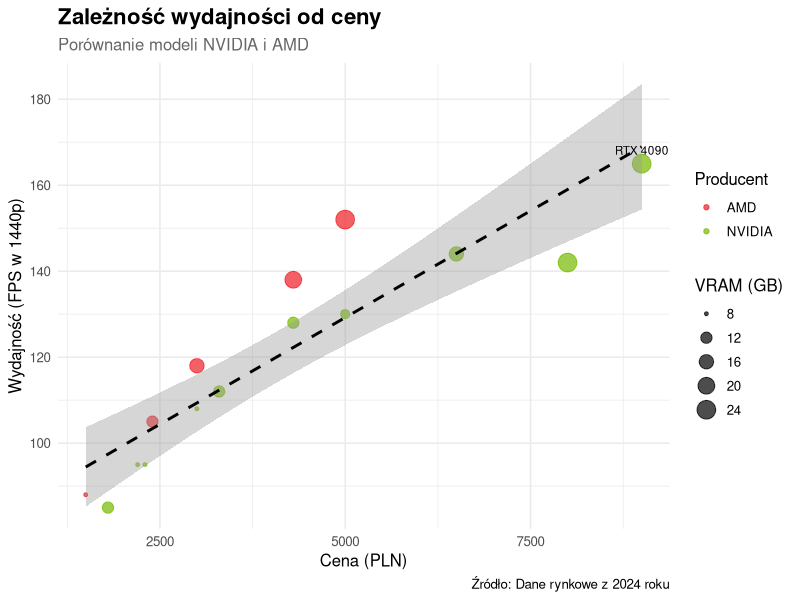
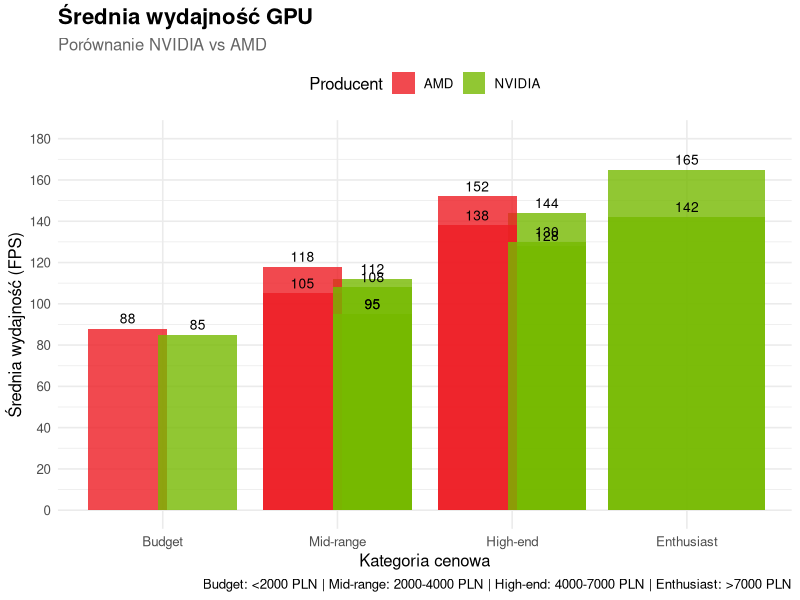
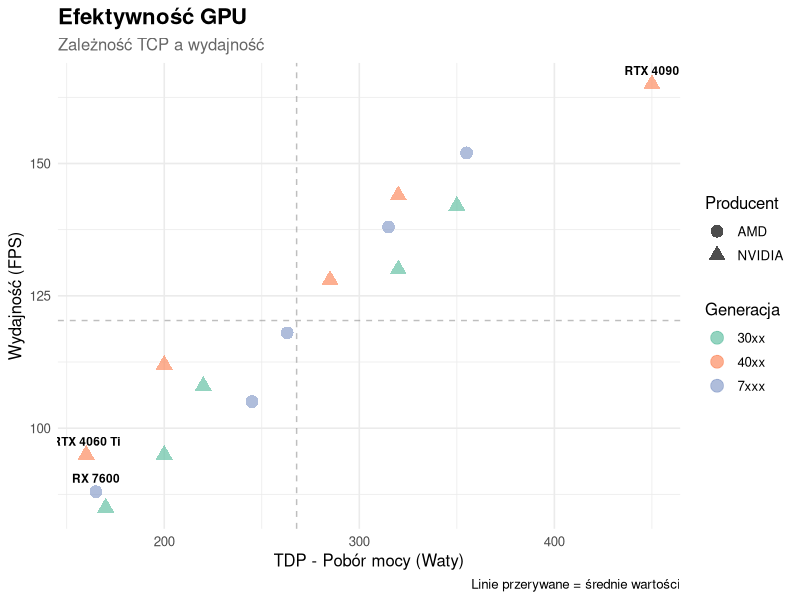

These charts were generated, in order, by the following R code:
## ---- chunk 1
knitr::opts_chunk$set(echo = TRUE, message = FALSE, warning = FALSE)
## ---- chunk 2
# Załadowanie wymaganych pakietów
library(tidyverse)  # dplyr + ggplot2 + inne
library(knitr)      # do ładnych tabel
## ---- chunk 3
# Wczytanie danych o kartach graficznych
gpu_data <- read.csv("data/gpu_dane.csv", 
                     fileEncoding = "UTF-8",
                     stringsAsFactors = FALSE)

# Podgląd pierwszych wierszy
head(gpu_data)
## ---- chunk 4
# Podsumowanie danych
summary(gpu_data)

# Struktura danych
str(gpu_data)
## ---- chunk 5
# Karty w przedziale 2000-5000 PLN (segment średni/wysoki)
gpu_mid_high <- gpu_data %>%
  filter(Cena_PLN >= 2000 & Cena_PLN <= 5000) %>%
  arrange(desc(Wydajnosc_FPS))

# Wyświetlenie wyników
kable(gpu_mid_high, 
      caption = "Karty graficzne w przedziale 2000-5000 PLN")
## ---- chunk 6
# Obliczenie wskaźników wydajności
gpu_data <- gpu_data %>%
  mutate(
    # Wydajność na złotówkę (FPS/PLN)
    Wydajnosc_na_zlotowke = round(Wydajnosc_FPS / Cena_PLN, 4),
    
    # Wydajność na Wat (FPS/W)
    Wydajnosc_na_Wat = round(Wydajnosc_FPS / TDP_W, 2),
    
    # Kategoria cenowa
    Kategoria_cenowa = case_when(
      Cena_PLN < 2000 ~ "Budget",
      Cena_PLN >= 2000 & Cena_PLN < 4000 ~ "Mid-range",
      Cena_PLN >= 4000 & Cena_PLN < 7000 ~ "High-end",
      Cena_PLN >= 7000 ~ "Enthusiast"
    ),
    
    # Cena za 1 GB VRAM
    Cena_za_GB_VRAM = round(Cena_PLN / VRAM_GB, 0)
  )

# Najlepsze karty pod względem wydajności na złotówkę
gpu_data %>%
  select(Model, Producent, Cena_PLN, Wydajnosc_FPS, Wydajnosc_na_zlotowke) %>%
  arrange(desc(Wydajnosc_na_zlotowke)) %>%
  head(5) %>%
  kable(caption = "TOP 5: Najlepsza wydajność na złotówkę")
## ---- chunk 7
# Porównanie producentów
porownanie_producentow <- gpu_data %>%
  group_by(Producent) %>%
  summarise(
    Liczba_modeli = n(),
    Srednia_cena = round(mean(Cena_PLN), 0),
    Srednia_wydajnosc = round(mean(Wydajnosc_FPS), 1),
    Sredni_TDP = round(mean(TDP_W), 0),
    Srednie_VRAM = round(mean(VRAM_GB), 1),
    Max_wydajnosc = max(Wydajnosc_FPS),
    Min_cena = min(Cena_PLN)
  ) %>%
  arrange(desc(Srednia_wydajnosc))

kable(porownanie_producentow,
      caption = "Porównanie producentów GPU")
## ---- chunk 8
# Analiza według generacji
analiza_generacji <- gpu_data %>%
  group_by(Generacja, Producent) %>%
  summarise(
    Liczba_modeli = n(),
    Srednia_cena = round(mean(Cena_PLN), 0),
    Srednia_wydajnosc = round(mean(Wydajnosc_FPS), 1),
    .groups = "drop"
  ) %>%
  arrange(Generacja, Producent)

kable(analiza_generacji,
      caption = "Analiza według generacji i producenta")
## ---- chunk 9
ggplot(gpu_data, aes(x = Cena_PLN, y = Wydajnosc_FPS)) +
  # Punkty z podziałem na producentów
  geom_point(aes(color = Producent, size = VRAM_GB), alpha = 0.7) +
  
  # Linia trendu
  geom_smooth(method = "lm", se = TRUE, color = "black", linetype = "dashed") +
  
  # Etykiety dla wybranych modeli
geom_text(data = gpu_data %>% 
            filter(Model == "RTX 4090"),
          aes(label = Model), 
          vjust = -1, size = 3) +
  
  # Tytuły i opisy
  labs(
    title = "Zależność wydajności od ceny",
    subtitle = "Porównanie modeli NVIDIA i AMD",
    x = "Cena (PLN)",
    y = "Wydajność (FPS w 1440p)",
    color = "Producent",
    size = "VRAM (GB)",
    caption = "Źródło: Dane rynkowe z 2024 roku"
  ) +
  
  # Motyw
  theme_minimal(base_size = 12) +
  theme(
    plot.title = element_text(face = "bold", size = 16),
    plot.subtitle = element_text(size = 12, color = "gray40"),
    legend.position = "right"
  ) +
  
  # Kolory dla producentów
  scale_color_manual(values = c("NVIDIA" = "#76B900", "AMD" = "#ED1C24"))
## ---- chunk 10
# Uporządkowanie kategorii
gpu_data$Kategoria_cenowa <- factor(gpu_data$Kategoria_cenowa,
                                     levels = c("Budget", "Mid-range", 
                                               "High-end", "Enthusiast"))

ggplot(gpu_data, aes(x = Kategoria_cenowa, y = Wydajnosc_FPS, fill = Producent)) +
  # Słupki grupowane
  geom_col(position = position_dodge(width = 0.8), alpha = 0.8) +
  
  # Wartości na słupkach
  geom_text(aes(label = round(Wydajnosc_FPS, 0)), 
            position = position_dodge(width = 0.8),
            vjust = -0.5, size = 3.5) +
  
  # Tytuły i opisy
  labs(
    title = "Średnia wydajność GPU",
    subtitle = "Porównanie NVIDIA vs AMD",
    x = "Kategoria cenowa",
    y = "Średnia wydajność (FPS)",
    fill = "Producent",
    caption = "Budget: <2000 PLN | Mid-range: 2000-4000 PLN | High-end: 4000-7000 PLN | Enthusiast: >7000 PLN"
  ) +
  
  # Motyw
  theme_minimal(base_size = 12) +
  theme(
    plot.title = element_text(face = "bold", size = 16),
    plot.subtitle = element_text(size = 12, color = "gray40"),
    legend.position = "top",
    axis.text.x = element_text(angle = 0, hjust = 0.5)
  ) +
  
  # Kolory
  scale_fill_manual(values = c("NVIDIA" = "#76B900", "AMD" = "#ED1C24")) +
  
  # Skala Y
  scale_y_continuous(breaks = seq(0, 180, 20), limits = c(0, 180))
## ---- chunk 11
ggplot(gpu_data, aes(x = TDP_W, y = Wydajnosc_FPS)) +

  geom_point(aes(color = Generacja, shape = Producent), size = 4, alpha = 0.7) +
  

  geom_hline(yintercept = mean(gpu_data$Wydajnosc_FPS), 
             linetype = "dashed", color = "gray50", alpha = 0.5) +
  geom_vline(xintercept = mean(gpu_data$TDP_W), 
             linetype = "dashed", color = "gray50", alpha = 0.5) +
  
 
  geom_text(data = gpu_data %>% 
              filter(Model %in% c("RTX 4090", "RTX 4060 Ti", "RX 7600")),
            aes(label = Model), 
            vjust = -1, size = 3, fontface = "bold") +
  

  labs(
    title = "Efektywność GPU",
    subtitle = "Zależność TCP a wydajność",
    x = "TDP - Pobór mocy (Waty)",
    y = "Wydajność (FPS)",
    color = "Generacja",
    shape = "Producent",
    caption = "Linie przerywane = średnie wartości"
  ) +
  
  # Motyw
  theme_minimal(base_size = 12) +
  theme(
    plot.title = element_text(face = "bold", size = 16),
    plot.subtitle = element_text(size = 12, color = "gray40"),
    legend.position = "right"
  ) +
  
  # Kolory dla generacji
  scale_color_brewer(palette = "Set2")
## ---- chunk 12
# Najlepsza wydajność na złotówkę
best_value <- gpu_data %>%
  arrange(desc(Wydajnosc_na_zlotowke)) %>%
  slice(1)

# Najefektywniejsza energetycznie
best_efficiency <- gpu_data %>%
  arrange(desc(Wydajnosc_na_Wat)) %>%
  slice(1)

# Najbardziej opłacalna w danej kategorii
best_midrange <- gpu_data %>%
  filter(Kategoria_cenowa == "Mid-range") %>%
  arrange(desc(Wydajnosc_na_zlotowke)) %>%
  slice(1)
